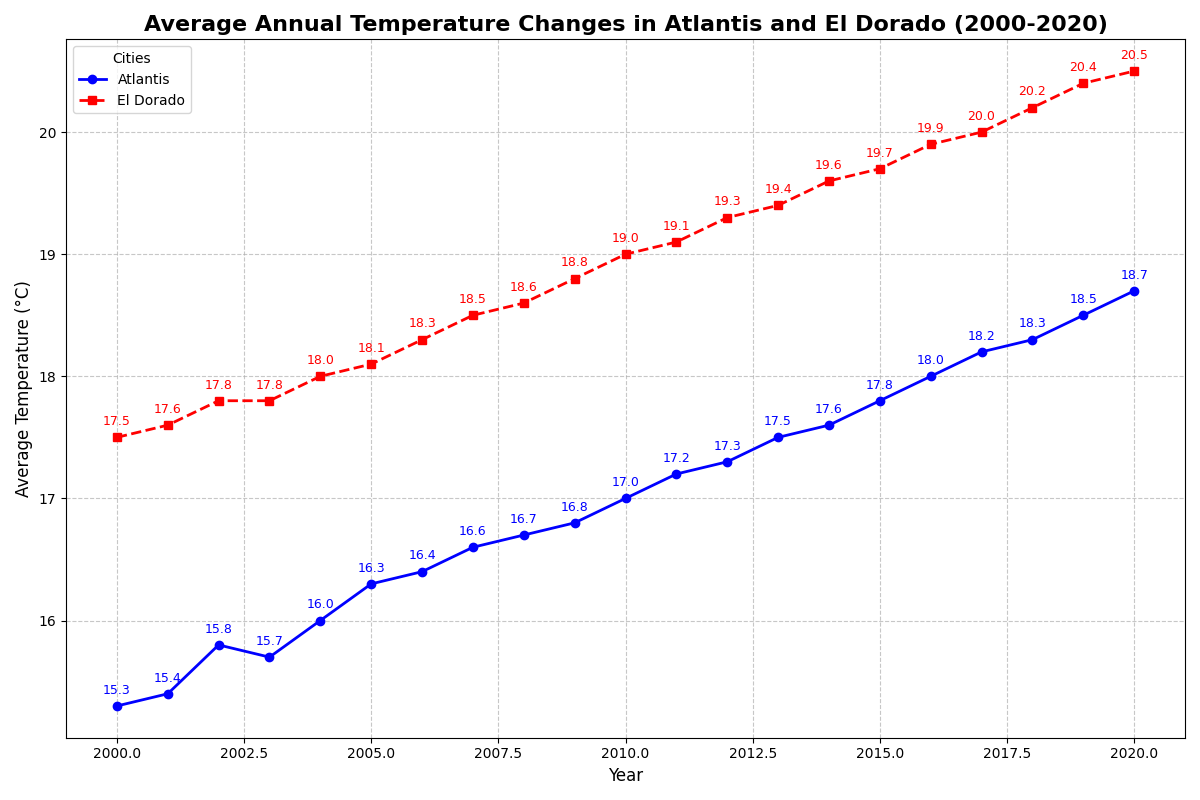

The script that drew this image:
import matplotlib.pyplot as plt
import numpy as np

# Years from 2000 to 2020
years = list(range(2000, 2021))

# Hypothetical average annual temperatures for Atlantis and El Dorado
temp_atlantis = [15.3, 15.4, 15.8, 15.7, 16.0, 16.3, 16.4, 16.6, 16.7, 16.8, 17.0, 17.2, 17.3, 17.5, 17.6, 17.8, 18.0, 18.2, 18.3, 18.5, 18.7]
temp_el_dorado = [17.5, 17.6, 17.8, 17.8, 18.0, 18.1, 18.3, 18.5, 18.6, 18.8, 19.0, 19.1, 19.3, 19.4, 19.6, 19.7, 19.9, 20.0, 20.2, 20.4, 20.5]

# Create the plot
fig, ax = plt.subplots(figsize=(12, 8))

# Plotting the temperature lines for Atlantis and El Dorado
ax.plot(years, temp_atlantis, label='Atlantis', marker='o', linestyle='-', color='blue', linewidth=2)
ax.plot(years, temp_el_dorado, label='El Dorado', marker='s', linestyle='--', color='red', linewidth=2)

# Title and labels
plt.title('Average Annual Temperature Changes in Atlantis and El Dorado (2000-2020)', fontsize=16, fontweight='bold')
plt.xlabel('Year', fontsize=12)
plt.ylabel('Average Temperature (°C)', fontsize=12)

# Adding a legend
plt.legend(title='Cities', fontsize=10)

# Adding grid lines for better readability
plt.grid(True, linestyle='--', alpha=0.7)

# Adding data points annotation
for i, (atl_temp, eld_temp) in enumerate(zip(temp_atlantis, temp_el_dorado)):
    ax.text(years[i], atl_temp + 0.1, f'{atl_temp:.1f}', ha='center', fontsize=9, color='blue')
    ax.text(years[i], eld_temp + 0.1, f'{eld_temp:.1f}', ha='center', fontsize=9, color='red')

# Using tight layout for more space-efficient display
plt.tight_layout()

# Display the plot
plt.show()
